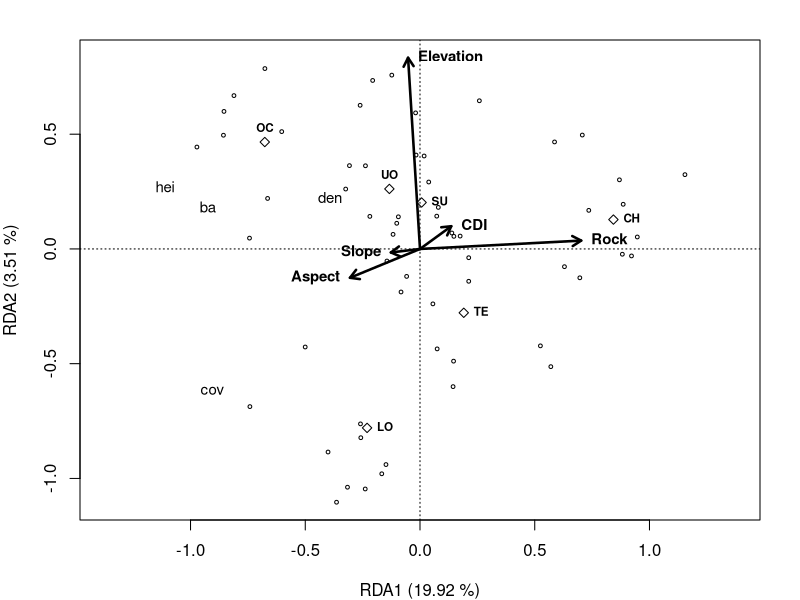
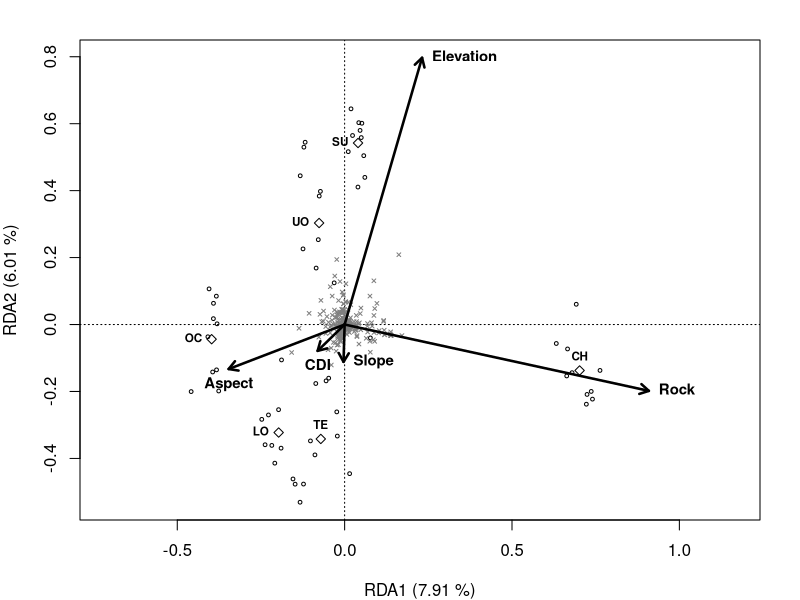
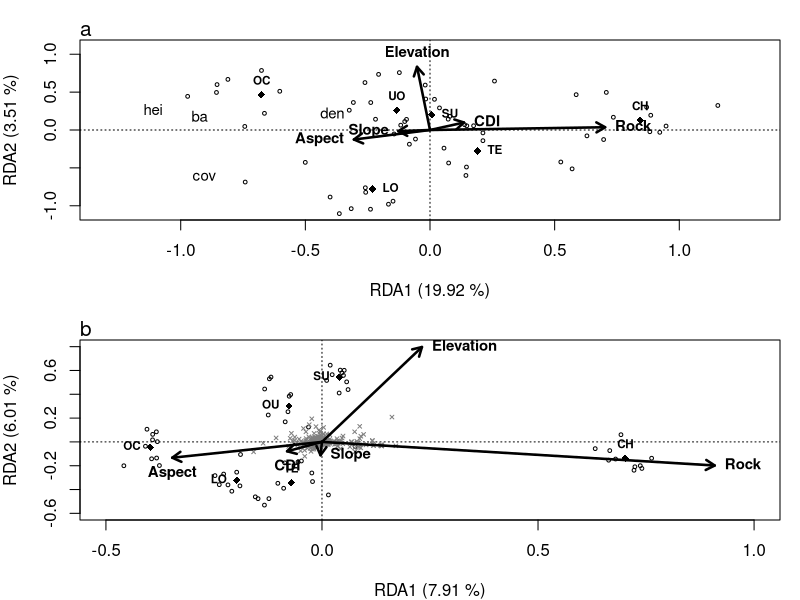

Write R code to recreate these figures, in order.
## ---- chunk 1
library(ade4)
library(vegan)
library(MASS)
library(ellipse)
library(FactoMineR)
## ---- chunk 2
structure <- read.csv("str.csv")
env <- read.csv("env.csv")
asp <- read.csv("aspect.csv")
## ---- chunk 3
env.quant <- cbind(env[,-5],asp)
env.z <- scale(env.quant)
unit <- env[,5]
env.ra <- data.frame(env.z,unit)
## ---- chunk 4
str.rda <- rda(structure~., env.ra, scale=T)
summary(str.rda)
## ---- chunk 5
(R2 <- RsquareAdj(str.rda)$r.squared)
(R2adj <- RsquareAdj(str.rda)$adj.r.squared)
## ---- chunk 6
anova.cca(str.rda, step=1000)
## ---- chunk 7
par(mar=c(4,4,2,2))
plot(str.rda, xlab="RDA1 (19.92 %)", ylab="RDA2 (3.51 %)", 
     display=c("cn", "lc", "sp"), type="n", xlim=c(-1.3,1.3))
sites.sc <- scores(str.rda, choices=1:2, scaling=2, display="lc")
points(sites.sc, pch=1, cex=0.5)
va.sc <- scores(str.rda, choices=1:2, scaling=2, display="sp")
text(va.sc, row.names(va.sc), cex=0.9)
env.sc <- scores(str.rda, choices=1:2, scaling=2, display="bp")
arrows(0,0, env.sc[1:5,1], env.sc[1:5,2], lty=1, lwd=2.5, length=0.1)
env.names <- c("Elevation", "Slope", "Rock", "CDI", "Aspect")
text(env.sc[c(1,3,4),], env.names[c(1,3,4)], cex=0.9, font=2, pos=4)
text(env.sc[c(2,5),], env.names[c(2,5)], cex=0.9, font=2, pos=2)
unit.names <- c("CH", "LO", "OC", "SU", "TE", "UO")
unit.sc <- scores(str.rda, choices=1:2, scaling=2, display="cn")
points(unit.sc, pch=23)
text(unit.sc[c(1,2,4,5),], unit.names[c(1,2,4,5)], cex=0.7, font=2, pos=4)
text(unit.sc[c(3,6),], unit.names[c(3,6)], cex=0.7, font=2, pos=3)
## ---- chunk 8
spe <- read.csv("PA_total.csv", sep=",", header=T, row.names=1)
spe.he <- decostand(spe,"hellinger")
## ---- chunk 9
spe.rda <- rda(spe.he~., env.ra)
summary.sperda <- summary(spe.rda)
head(summary.sperda)

# Get the R^2 and an adjusted R^2
(spR2 <- RsquareAdj(spe.rda)$r.squared)
(spR2adj <- RsquareAdj(spe.rda)$adj.r.squared)

# Permutation analysis
anova.cca(spe.rda, step=1000) 
## ---- chunk 10
# Make plotting space
par(mar=c(4,4,2,2))
plot(spe.rda, scaling=2, display=c("cn", "lc", "sp"), type="n", 
     xlab="RDA1 (7.91 %)", ylab="RDA2 (6.01 %)")

# Plot points for sites
spsites.sc <- scores(spe.rda, choices=1:2, scaling=2, display="lc")
points(spsites.sc, pch=1, cex=0.5)

# Plot points for species
sp.sc <- scores(spe.rda, choices=1:2, scaling=2, display="sp")
points(sp.sc, pch=4, cex=0.5, col="gray50")

# Plot arrows of quantitative explanatory variables and their labels
spenv.sc <- scores(spe.rda, choices=1:2, scaling=2, display="bp")
arrows(0,0, spenv.sc[1:5,1], spenv.sc[1:5,2], lty=1, lwd=2.5, length=0.1, col="black")
env.names <- c("Elevation", "Slope", "Rock", "CDI", "Aspect")
text(spenv.sc[1:3,], env.names[1:3], cex=0.9, font=2, pos=4)
text(spenv.sc[4:5,], env.names[4:5], cex=0.9, font=2, pos=1)

# Plot point for geomorphological unit centroids and their labels
unit.names <- c("CH", "LO", "OC", "SU", "TE", "UO")
spunit.sc <- scores(spe.rda, choices=1:2, scaling=2, display="cn")
points(spunit.sc, pch=23)
text(spunit.sc[c(2,3,4,6),], unit.names[c(2,3,4,6)], cex=0.7, font=2, pos=2)
text(spunit.sc[c(1,5),], unit.names[c(1,5)], cex=0.7, font=2, pos=3)
## ---- chunk 11
par(mfrow=c(2,1))
# Fig 3a - Structure RDA triplot - Scaling 2 (Correlation triplot)
par(mar=c(4,4,2,1))
plot(1, xlab="RDA1 (19.92 %)", ylab="RDA2 (3.51 %)", type="n", 
     xlim=c(-1.3,1.3), ylim=c(-1.1,1.1))
abline(v=0, lty=3); abline(h=0, lty=3); mtext("a", side=3, adj=0, cex=1.25)
sites.sc <- scores(str.rda, choices=1:2, scaling=2, display="lc")
points(sites.sc, pch=1, cex=0.5)
va.sc <- scores(str.rda, choices=1:2, scaling=2, display="sp")
text(va.sc, row.names(va.sc), cex=0.9)
env.sc <- scores(str.rda, choices=1:2, scaling=2, display="bp")
arrows(0,0, env.sc[1:5,1], env.sc[1:5,2], lty=1, lwd=2.5, length=0.1)
env.names <- c("Elevation", "Slope", "Rock", "CDI", "Aspect")
text(env.sc[c(3,4),], env.names[c(3,4)], cex=0.9, font=2, pos=4)
text(env.sc[c(2,5),], env.names[c(2,5)], cex=0.9, font=2, pos=2)
text(env.sc[1,1], env.sc[1,2], env.names[1], cex=0.9, font=2, pos=3)
unit.names <- c("CH", "LO", "OC", "SU", "TE", "UO")
unit.sc <- scores(str.rda, choices=1:2, scaling=2, display="cn")
points(unit.sc, pch=18)
text(unit.sc[c(2,4,5),], unit.names[c(2,4,5)], cex=0.7, font=2, pos=4)
text(unit.sc[c(1,3,6),], unit.names[c(1,3,6)], cex=0.7, font=2, pos=3)

# Fig 3b - Species composition RDA triplot - Scaling 2 (Correlation triplot)
# Make plotting space
par(mar=c(4,4,2,1))
plot(1, type="n", xlim=c(-0.5,1), ylim=c(-0.6,0.8),
     xlab="RDA1 (7.91 %)", ylab="RDA2 (6.01 %)")
abline(v=0, lty=3); abline(h=0, lty=3)
mtext("b", side=3, adj=0, cex=1.25)

# Plot points for sites
spsites.sc <- scores(spe.rda, choices=1:2, scaling=2, display="lc")
points(spsites.sc, pch=1, cex=0.5)

# Plot points for species
sp.sc <- scores(spe.rda, choices=1:2, scaling=2, display="sp")
points(sp.sc, pch=4, cex=0.5, col="gray50")

# Plot arrows of quantitative explanatory variables and their labels
spenv.sc <- scores(spe.rda, choices=1:2, scaling=2, display="bp")
arrows(0,0, spenv.sc[1:5,1], spenv.sc[1:5,2], lty=1, lwd=2.5, length=0.1, col="black")
env.names <- c("Elevation", "Slope", "Rock", "CDI", "Aspect")
text(spenv.sc[1:3,], env.names[1:3], cex=0.9, font=2, pos=4)
text(spenv.sc[4:5,], env.names[4:5], cex=0.9, font=2, pos=1)

# Plot point for geomorphological unit centroids and their labels
unit.names <- c("CH", "LO", "OC", "SU", "TE", "OU")
spunit.sc <- scores(spe.rda, choices=1:2, scaling=2, display="cn")
points(spunit.sc, pch=18)
text(spunit.sc[c(2,3,4,6),], unit.names[c(2,3,4,6)], cex=0.7, font=2, pos=2)
text(spunit.sc[c(1,5),], unit.names[c(1,5)], cex=0.7, font=2, pos=3)
